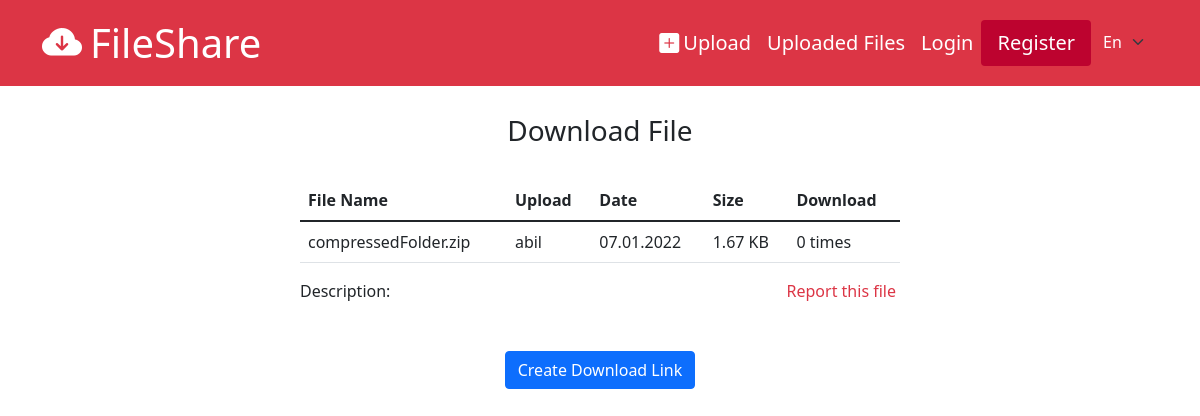
/files/info/186, run on the app's committed database.
### tables this page shows
CREATE TABLE `fileinfo` (
  `id` int(11) NOT NULL,
  `file_id` int(11) NOT NULL,
  `storage_id` int(11) DEFAULT NULL,
  `download_count` int(11) NOT NULL DEFAULT 0,
  `status` int(11) NOT NULL DEFAULT 0,
  `old_status` int(11) DEFAULT NULL,
  `password` varchar(255) DEFAULT NULL,
  `description` varchar(255) DEFAULT NULL
);

CREATE TABLE `file` (
  `id` int(11) NOT NULL,
  `name` varchar(255) NOT NULL,
  `path` varchar(255) NOT NULL,
  `size` varchar(255) NOT NULL,
  `created_at` datetime NOT NULL DEFAULT current_timestamp(),
  `type` varchar(255) NOT NULL
);

CREATE TABLE `user` (
  `id` int(11) NOT NULL,
  `name` varchar(255) NOT NULL,
  `username` varchar(255) NOT NULL,
  `email` varchar(255) NOT NULL,
  `password` varchar(255) NOT NULL,
  `birthdate` datetime DEFAULT NULL,
  `gender` int(11) DEFAULT NULL,
  `created_at` datetime NOT NULL DEFAULT current_timestamp(),
  `status` int(11) NOT NULL
);

### app/libraries/Core.php (called while the page is built, shortened)
<?php
    class Core{
        protected $currentMethod = 'index';
        protected $params = [];
        public function __construct()
        {
            $url = $this->getUrl();
            $index = 0;
            if(isset($url[$index]) && file_exists('../app/controllers/' . $url[$index] . '.php')){
                unset($url[$index]);
                $index++;
            }
            $this->currentController = new $this->currentController;
            if(isset($url[$index])){
                if(method_exists($this->currentController, $url[$index])){
                    $this->currentMethod = $url[$index];
                    unset($url[$index]);
                }
                $this->params = $url ? array_values($url) : [];
            }
            call_user_func_array([ $this->currentController, $this->currentMethod ], $this->params);
        }
        public function getUrl(){
            if(isset($_GET['url'])){
                $url = rtrim($_GET['url'], '/');
                $url = filter_var($url, FILTER_SANITIZE_URL);
                $url = explode('/', $url);
                return $url;
            }
        }
    }

### public/index.php (called while the page is built, shortened)
<?php
    new Core();

### app/libraries/Database.php (called while the page is built, shortened)
<?php
    class Database{
        private $dbh;
        private $stmt;
        public function __construct($host, $user, $pass, $dbname){
            $dsn = 'mysql:host=' . $host . ';dbname=' . $dbname;
            $options = [
                PDO::ATTR_PERSISTENT => true,
                PDO::ATTR_ERRMODE => PDO::ERRMODE_EXCEPTION,
                PDO::ATTR_DEFAULT_FETCH_MODE => PDO::FETCH_OBJ,
            ];
            try{
                $this->dbh = new PDO($dsn, $user, $pass, $options);
            }catch(PDOException $e){
                $this->error = $e->getMessage();
                echo $this->error;
            }
        }
        public function query($sql){
            $this->stmt = $this->dbh->prepare($sql);
        }
        public function bind($param, $value, $type = null){
            if(is_null($type)){
                switch(true){
                    default:
                        $type = PDO::PARAM_STR;
                }
            }
            $this->stmt->bindValue($param, $value, $type);
        }
        public function execute(){
            return $this->stmt->execute();
        }
        public function single(){
            $this->execute();
            return $this->stmt->fetch();
        }
    }

### app/models/FileInfo.php (called while the page is built, shortened)
<?php
    class FileInfo extends Model{
        public function getFileInfoById($id){
            $sql = "SELECT *,`fileinfo`.`id` AS `fileinfo_id`,
                             `file`.`created_at` AS `file_created_at`,
                             `file`.`id` AS `file_id`,
                              `file`.`name` AS `file_name`,
                              `fileinfo`.`password` AS `fileinfo_password`,
                              `fileinfo`.`status` AS `fileinfo_status`
                                            FROM `fileinfo` INNER JOIN `file`
                                                    ON `file`.`id` = `fileinfo`.`file_id`
                                            WHERE `fileinfo`.`id` = :id";
            $this->db->query($sql);
            $this->db->bind(':id', $id);
            $this->db->execute();
            $rec = $this->db->single();
            if($rec){
                if(!is_null($rec->storage_id)){
                    $sql = 'SELECT *,`fileinfo`.`id` AS `fileinfo_id`,
                                     `file`.`created_at` AS `file_created_at`,
                                     `file`.`name` AS `file_name`,
                                  `fileinfo`.`password` AS `fileinfo_password`,
                                    `fileinfo`.`status` AS `fileinfo_status`
                                                        FROM `fileinfo` INNER JOIN `file`
                                                        ON `file`.`id` = `fileinfo`.`file_id`
                                                     INNER JOIN `userstorage`
                                                        ON `userstorage`.`id` = `fileinfo`.`storage_id`
                                                     INNER JOIN `user`
                                                        ON `user`.`id` = `userstorage`.`user_id`
                                                        WHERE `fileinfo`.`id` = :id';
                    $this->db->query($sql);
                    $this->db->bind(':id', $id);
                    $this->db->execute();
                    $rec = $this->db->single();
                    return $rec ? $rec : false;
                }
                return $rec;
            }
            return false;
        }
    }

### app/libraries/Model.php (called while the page is built, shortened)
<?php
    class Model{
        public function __construct()
        {
            $this->db = new Database(DB_HOST, DB_USER, DB_PASS, DB_NAME);
        }
    }

### app/helpers/sizing_helper.php (called while the page is built)
<?php
    function formatBytes($bytes, $precision = 2) {
        $units = array('B', 'KB', 'MB', 'GB', 'TB');
        $bytes = max($bytes, 0);
        $pow = floor(($bytes ? log($bytes) : 0) / log(1024));
        $pow = min($pow, count($units) - 1);
        $bytes /= pow(1024, $pow);
        return round($bytes, $precision) . ' ' . $units[$pow];
    }

### app/views/files/info.php (the view, shortened to what this page needs)
<?php require_once APPROOT . '/views/partials/header.php'?>
    <div class="d-flex flex-column justify-content-center align-items-center">
        <h1 class="fs-3 my-4"><?= $data['content']->title ?></h1>
        <div class="w-50 d-flex flex-column">
            <table class="table table-hover mt-2">
                <thead>
                    <tr>
                        <th><?= $data['content']->table->col0 ?></th>
                        <th><?= $data['content']->table->col1 ?></th>
                        <th><?= $data['content']->table->col2 ?></th>
                        <th><?= $data['content']->table->col3 ?></th>
                        <th><?= $data['content']->table->col4 ?></th>
                    </tr>
                </thead>
                <tbody>
                    <tr>
                        <td><?= $data['file']->file_name ?></td>
                        <td><?= property_exists($data['file'], 'username') ? $data['file']->username : $data['content']->guest ?></td>
                        <td><?= (new DateTime($data['file']->file_created_at))->format('d.m.Y') ?></td>
                        <td><?= formatBytes($data['file']->size) ?></td>
                        <td><?= $data['file']->download_count ?> <?= $data['content']->time ?></td>
                    </tr>
                </tbody>
            </table>
            <div class="d-grid">
                <div class="row">
                    <div class="col-6">
                        <p class="lead fs-6 d-inline"><?= $data['content']->desc ?>: </p><span><?= $data['file']->description ?></span>
                    </div>
                    <div class="col-6">
                        <a href="javascript:void(0);" class="text-danger float-end me-1" onclick="myModal.show()"><?= $data['content']->report ?></a>
                    </div>
                </div>
                <div class="row mt-5">
                    <div  class="col text-center">
                        <button id="download-btn" class="btn btn-primary"><?= $data['content']->button ?></button>
                    </div>
                </div>
            </div>
        </div>
    </div>
<?php require_once APPROOT . '/views/partials/footer.php'?>

### public/css/style.css (style rules this page uses)
a { text-decoration: none; }
body, p { margin: 0; }
body::before { display: block; height: 90px; content: ""; }

### data on the page
fileinfo: file.name "compressedFolder.zip", user.username "abil", file.created_at "07.01.2022", file.size "1.67 KB", download_count "0"

### other printed values
SITENAME "FileShare"
$content->menu1 "Upload"
$content->menu2 "Uploaded Files"
$content->menu4 "Login"
$content->menu5 "Register"
$data['content']->title "Download File"
$data['content']->table->col0 "File Name"
$data['content']->table->col1 "Upload"
$data['content']->table->col2 "Date"
$data['content']->table->col3 "Size"
$data['content']->table->col4 "Download"
$data['content']->time "times"
$data['content']->desc "Description"
$data['content']->report "Report this file"
$data['content']->button "Create Download Link"
